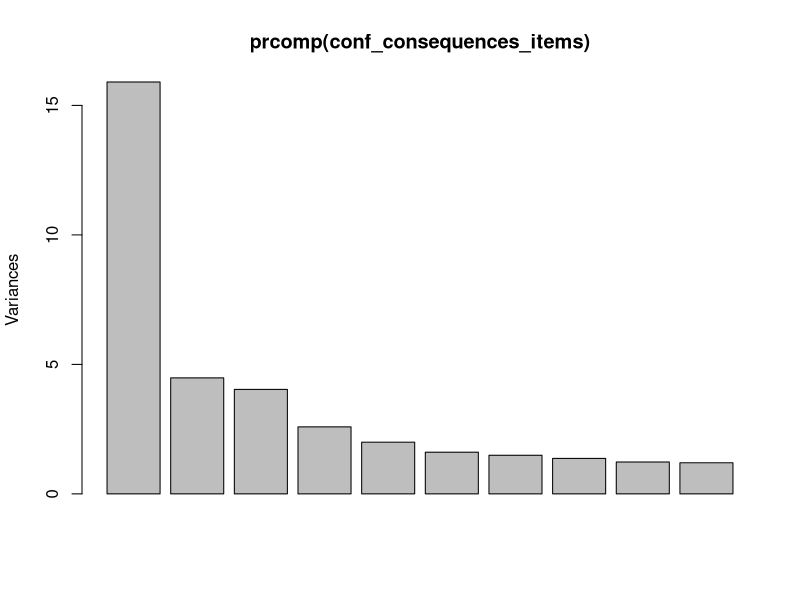
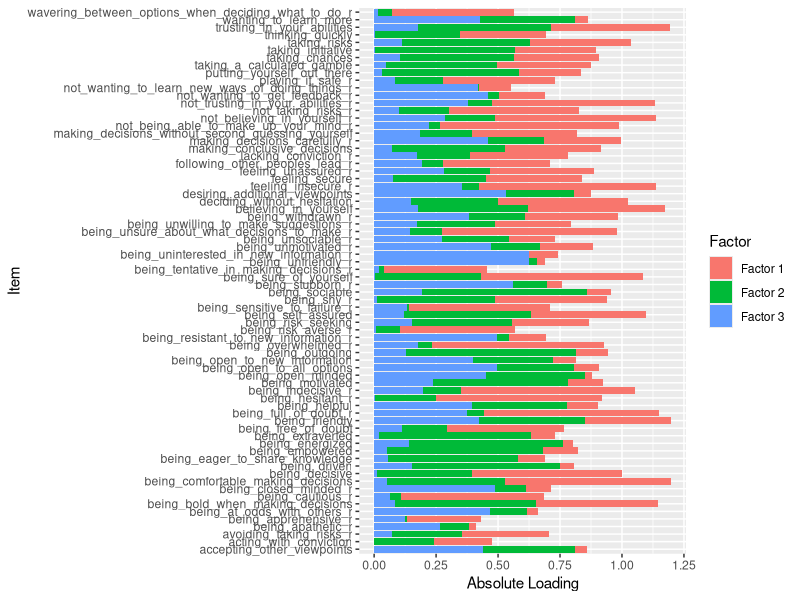

These figures' R source, in order: (Note: this script raises an error after producing the figures.)
## ---- chunk 1

library(foreign)
library(tidyverse)
library(tidyr)
library(psych)
library(broom)
library(ggfortify)
library(reshape2)

measurementstudy = read.spss("Measurement study mass testing S23_withlabels.sav",
                      to.data.frame = TRUE,
                      reencode = TRUE,
                      use.value.labels = FALSE)

## ---- chunk 2



conf_consequences_items <- select(measurementstudy, accepting_other_viewpoints:following_other_peoples_lead_r)

conf_consequences_items[sapply(conf_consequences_items, is.infinite)] <- NA

conf_consequences_items <-   drop_na(conf_consequences_items)
 
## ---- chunk 3

require(graphics)

consequences_pca <- prcomp(conf_consequences_items)

plot(prcomp(conf_consequences_items))
summary(prcomp(conf_consequences_items))


## ---- chunk 4

consequences_factor.none <- factanal(conf_consequences_items, factors = 3, na.action = "pairwise.complete.obs", rotation = "none", method = "correlation", scores = "regression")

consequences_factor.varimax <- factanal(conf_consequences_items, factors = 3, na.action = "pairwise.complete.obs", rotation = "varimax", method = "correlation", scores = "regression")

consequences_factor.promax <- factanal(conf_consequences_items, factors = 3, na.action = "pairwise.complete.obs", rotation = "promax", method = "correlation", scores = "regression")

# consequences_factor.none
# consequences_factor.varimax
# consequences_factor.promax

# par(mfrow = c(1,3))
# plot(consequences_factor.none$loadings[,1], 
#      consequences_factor.none$loadings[,2],
#      xlab = "Factor 1", 
#      ylab = "Factor 2", 
#      ylim = c(-1,1),
#      xlim = c(-1,1),
#      main = "No rotation")
# abline(h = 0, v = 0)
# 
# plot(consequences_factor.varimax$loadings[,1], 
#      consequences_factor.varimax$loadings[,2],
#      xlab = "Factor 1", 
#      ylab = "Factor 2", 
#      ylim = c(-1,1),
#      xlim = c(-1,1),
#      main = "Varimax rotation")
# 
# text(consequences_factor.varimax$loadings[,1]-0.08, 
#      consequences_factor.varimax$loadings[,2]+0.08,
#       colnames(food),
#       col="blue")
# abline(h = 0, v = 0)
# 
# plot(consequences_factor.promax$loadings[,1], 
#      consequences_factor.promax$loadings[,2],
#      xlab = "Factor 1", 
#      ylab = "Factor 2",
#      ylim = c(-1,1),
#      xlim = c(-1,1),
#      main = "Promax rotation")
# abline(h = 0, v = 0)

## ---- chunk 5

consequences_factor.none_loadings <- consequences_factor.none$loadings
consequences_factor.varimax_loadings <- consequences_factor.varimax$loadings
consequences_factor.promax_loadings <- consequences_factor.promax$loadings

# consequences_factor.none_loadings$variable <- rownames(consequences_factor.none_loadings)
# 
# consqfact.none_long <- reshape2::melt(consequences_factor.none_loadings, id.vars = "variable", variable.name = "factor", value.name = "loading")


# Creating dataframes for plotting
plot_consqfact <- data.frame(item = row.names(consequences_factor.varimax_loadings),
                      loading = consequences_factor.varimax_loadings[,1],
                      factor = "Factor 1") # Change group and loadings indices for other factors
plot_consqfact <- rbind(plot_consqfact, data.frame(item = row.names(consequences_factor.varimax_loadings),
                                     loading = consequences_factor.varimax_loadings[,2],
                                     factor = "Factor 2"))
plot_consqfact <- rbind(plot_consqfact, data.frame(item = row.names(consequences_factor.varimax_loadings),
                                     loading = consequences_factor.varimax_loadings[,3],
                                     factor = "Factor 3"))
summary(plot_consqfact)

plot_consqfact

# Transposing from wide to long format for plotting

# loadings.m <- melt(plot_consqfact, item="Item", 
#                    measure=c("Semantic Recognition", "Speech Production", 
#                              "Speech Recognition", "Semantic Errors"), 
#                    variable.name="Factor", value.name="Loading")

# # Plot factor loadings
# ggplot(plot_consqfact, aes(x = x, y = y, group = group)) +
#   geom_point() +
#   geom_hline(yintercept = 0, linetype = "dashed") +
#   # scale_x_continuous(breaks = 1:4, labels = colnames(df)) +
#   ggtitle("Factor Loadings Plot")

# 
# consequences_factor.none_loadings


ggplot(plot_consqfact, aes(y = abs(loading), x = item, fill = factor)) +
  geom_col(stat = "identity") +
  scale_fill_discrete(name = "Factor") +
  coord_flip() +
  ylab("Absolute Loading") +
  xlab("Item")


# consqfact.none_long
## ---- chunk 6

tidy_consq_pca <- conf_consequences_items %>% 
  nest() %>% 
  mutate(pca = map(data, ~prcomp(.x %>% all_of(conf_consequences_items), center = TRUE, scale = TRUE)), 
         pca_tidy = map2(pca, data=, ~broom::augment(.x, data = .y))) 

iris_pca <- iris %>% 
  nest() %>% 
  mutate(pca = map(data, ~prcomp(.x %>% select(-Species), center = TRUE, scale = TRUE)), 
         pca_tidy = map2(pca, data, ~broom::augment(.x, data = .y))) 
